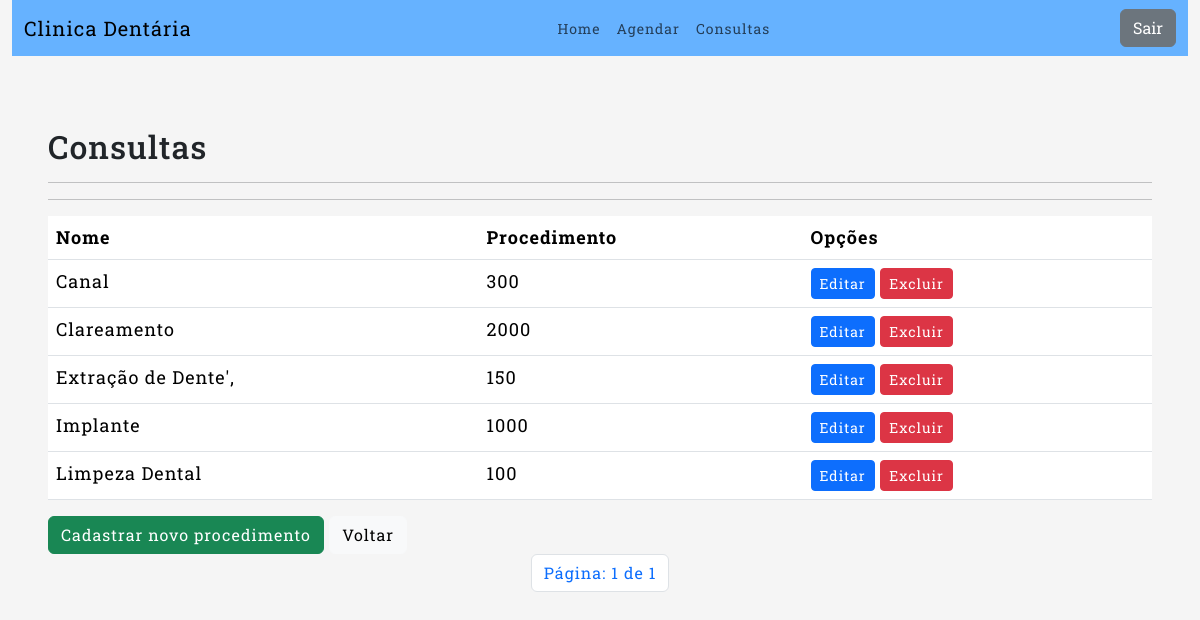
/procedimentos/ (signed in), run on the app's committed database.
### consultas/models.py (models this page shows, shortened)
class Procedimento(models.Model):
    nome_procedimento = models.CharField(max_length=50)
    preco = models.IntegerField()

### consultas/views.py (the view)
# urls.py: path('procedimentos/', ListarProcedimentos.as_view(), name='listar_procedimentos'),
class ListarProcedimentos(GroupRequiredMixin,LoginRequiredMixin,ListView):
    login_url = reverse_lazy('login')
    group_required = [u"Administrador", u"Funcionarios",]
    model = Procedimento
    template_name = 'listar_procedimentos.html'
    context_object_name = 'procedimentos'
    ordering = ['nome_procedimento']
    paginate_by = 10

### consultas/templates/listar_procedimentos.html (shortened to what this page needs)
{% extends 'base.html' %}
{% block content %}
<div class="container mt-4">
    <h2>Consultas</h2>
    <hr>
    <hr>
    <table class="table">
        <thead>
            <tr>
                <th>Nome</th>
                <th>Procedimento</th>
                <th>Opções</th>
            </tr>
        </thead>
        <tbody>
            {% for procedimento in procedimentos %}
            <tr>
                <td>{{ procedimento.nome_procedimento }}</td>
                <td>{{ procedimento.preco }}</td>
                <td>
                    <a href="{% url 'editar_procedimento' procedimento.pk %}" class="btn btn-primary btn-sm">Editar</a>
                    <a href="{% url 'excluir_procedimento' procedimento.pk %}" class="btn btn-danger btn-sm">Excluir</a>
                </td>
            </tr>
            {% endfor %}
        </tbody>
    </table>
    <a href="{% url 'cadastrar_procedimento' %}" class="btn btn-success">Cadastrar novo procedimento</a>
    <a  href="{% url 'home' %}" class="btn btn-light">Voltar </a>
</div>
<ul class="pagination justify-content-center">
    <li class="page-item">
        <span class="page-link ">Página: {{page_obj.number}} de {{page_obj.paginator.num_pages}}</span>
    </li>
</ul>
{% endblock %}

### templates/base.html (shortened to what this page needs)
{% load static %}
{% load bootstrap5 %}
<!DOCTYPE html>
<html lang="pt-br">
<head>
    <link href="https://cdn.jsdelivr.net/npm/bootstrap@5.3.3/dist/css/bootstrap.min.css" rel="stylesheet">
    <link rel="stylesheet" href="{% static 'css/styles.css' %}">
    <link rel="stylesheet" href="https://cdnjs.cloudflare.com/ajax/libs/font-awesome/6.0.0-beta3/css/all.min.css">
</head>
<body style="background-color: whitesmoke;">
    <div class="container-fluid">
        <nav style="background-color: rgb(102, 178, 255);" class="navbar navbar-expand-lg navbar-light">
            <div class="container-fluid">
                <a class="navbar-brand">Clinica Dentária</a>
                <div class="collapse navbar-collapse" id="navbarText">
                    {% if request.user.is_authenticated %}
                    <ul class="navbar-nav me-auto mb-2 mb-lg-0 ms-auto">
                        <li class="nav-item">
                            <a class="nav-link" href="{% url 'home' %}">Home</a>
                        </li>
                        {% for group in request.user.groups.all %}
                        {% if 'Pacientes' == group.name %}
                        <li class="nav-item">
                            <a class="nav-link" href="{% url 'criar_consultas' %}">Agendar</a>
                        </li>
                        {% endif %}
                        {% endfor %}
                        {% for group in request.user.groups.all %}
                        {% if 'Pacientes' == group.name %}
                        <li class="nav-item">
                            <a class="nav-link" href="{% url 'listar_consultas_pacientes' %}">Consultas</a>
                        </li>
                        {% endif %}
                        {% endfor %}
                    </ul>
                    <form class="d-flex" method="post" action="{% url 'logout' %}">
                        <button class="btn btn-secondary" type="submit">Sair</button>
                    </form>
                    {% endif %}
                </div>
            </div>
        </nav>
        <div class="row">
            <div class="col">
                <div class="px-4 py-5">
                    {% block content %}
                    {% endblock %}
                </div>
            </div>
        </div>
    </div>
</body>
</html>

### templates/base.html (style rules this page uses)
body { letter-spacing: 1px; font-size: 18px; font-family: "Roboto Slab", serif; font-optical-sizing: auto; }
.navbar-nav .nav-link { font-size: 14px; }

### data on the page
Procedimento: nome_procedimento "Canal", preco "300"
Procedimento: nome_procedimento "Clareamento", preco "2000"
Procedimento: nome_procedimento "Extração de Dente',", preco "150"
Procedimento: nome_procedimento "Implante", preco "1000"
Procedimento: nome_procedimento "Limpeza Dental", preco "100"

### other printed values
{{ page_obj.number }} "1"
{{ page_obj.paginator.num_pages }} "1"
